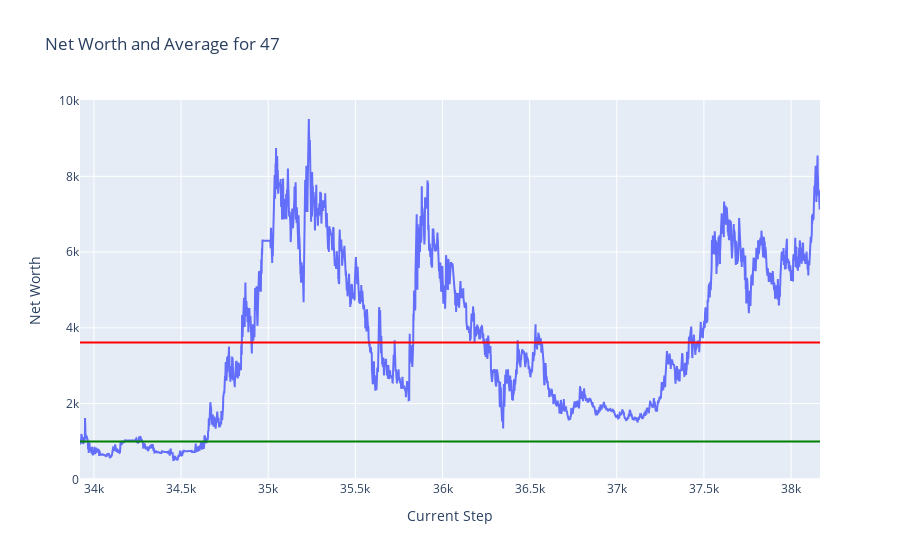
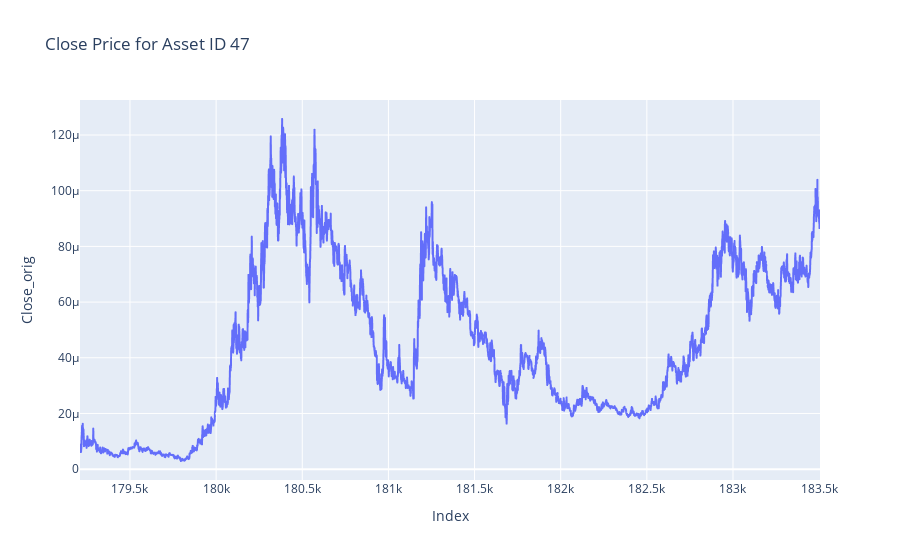

The cell these charts' notebook holds for them, in order:
### Markdown cell above
## Plots

### Code cell
token = 47
plot_token_data(df = test_hist_df, token = token)
plot_close_by_asset(df= test_df, asset_id= token)

### Figure 1 — Plotly figure (JSON) as saved in the notebook; plotly's stock layout.template omitted (floating-point values rounded to 4 significant figures; data arrays with more than 128 entries replaced by an {"elided": "..."} marker saying what was removed)
{"data": [{"mode": "lines", "name": "Net Worth", "type": "scatter", "x": {"elided": "4247 int values"}, "y": {"elided": "4247 float values"}}], "layout": {"shapes": [{"line": {"color": "green"}, "name": "Net Worth = 1000", "type": "line", "x0": 0, "x1": 1, "xref": "x domain", "y0": 1000, "y1": 1000, "yref": "y"}, {"line": {"color": "red"}, "name": "Average Net Worth = 3611.31", "type": "line", "x0": 0, "x1": 1, "xref": "x domain", "y0": 3611.0, "y1": 3611.0, "yref": "y"}], "title": {"text": "Net Worth and Average for 47"}, "xaxis": {"title": {"text": "Current Step"}}, "yaxis": {"title": {"text": "Net Worth"}}}}

### Figure 2 — Plotly figure (JSON) as saved in the notebook; plotly's stock layout.template omitted (floating-point values rounded to 4 significant figures; data arrays with more than 128 entries replaced by an {"elided": "..."} marker saying what was removed)
{"data": [{"hovertemplate": "Index=%{x}<br>Close_orig=%{y}<extra></extra>", "legendgroup": "", "line": {"color": "#636efa", "dash": "solid"}, "marker": {"symbol": "circle"}, "mode": "lines", "name": "", "showlegend": false, "type": "scattergl", "x": {"elided": "4296 int values"}, "xaxis": "x", "y": {"elided": "4296 float values"}, "yaxis": "y"}], "layout": {"legend": {"tracegroupgap": 0}, "title": {"text": "Close Price for Asset ID 47"}, "xaxis": {"anchor": "y", "domain": [0, 1], "title": {"text": "Index"}}, "yaxis": {"anchor": "x", "domain": [0, 1], "title": {"text": "Close_orig"}}}}
